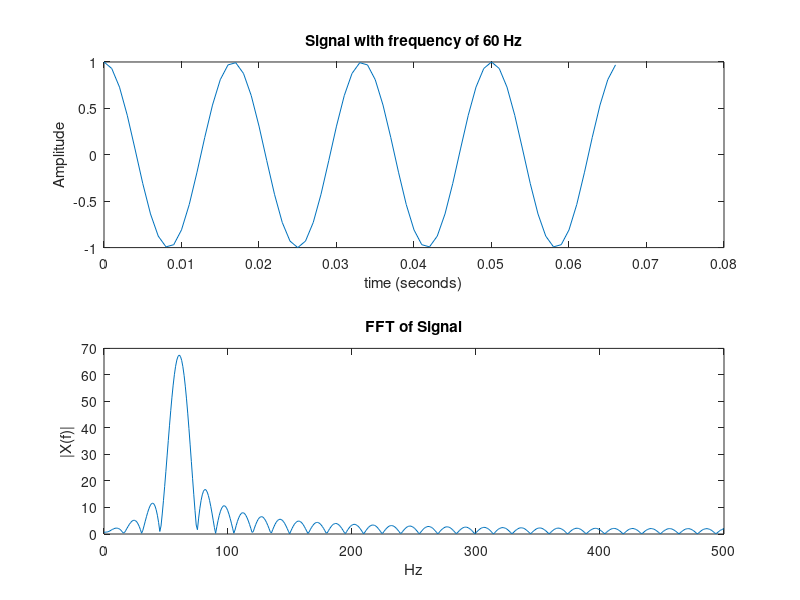

This chart was generated by the following MATLAB code: (Note: this script raises an error after producing the figure.)
% FFT Algorithm Based Trading
% author: Christopher Hansen
% date: 11/22/22
% This program is currently under development. The goal is to design a
% trading algorithm that will make trades based on the Fourier Transform of
% certain stock data. 

%% How the FFT Works
clear; clc;
f = 60; % 60 Hz 
T = 1/f; % Period of our signal
Fs = 1000;% % 1k samples/second
Ts = 1/Fs; % Time difference between samples
t = 0:Ts:4*T; % time vector
x = cos(2*pi*f*t); % Sinusoid with frequency of 60 Hz
subplot(2,1,1); plot(t,x); % Plot a few periods of our signal 
title(sprintf('Signal with frequency of %i Hz',f));
xlabel('time (seconds)'); ylabel('Amplitude');
% As the time vector increases, the closer our fft becomes to the FT of our
% signal

N = 1024; % A higher value for N will produce a finer resolution 
% Note that the fft is most efficient when N is a power of 2.
X = abs(fft(x,N)); X = 2*X(1,1:N/2); % Compute the single sided fft
f_w = linspace(0,0.5,N/2)*Fs; % Generate the frequency axis 
subplot(2,1,2); plot(f_w,X) % Plot the fourier transform
title('FFT of Signal'); xlabel('Hz'); ylabel('|X(f)|');
%% Developing Foundation for FFT computing on a large scale
clear; clc;
N = 2^16; % Number of points in the fft
Fs = 1/60; % sampling frequency in Hz
Ts = 1/Fs; % time difference between samples (seconds)
t = 0:Ts:dayToSec(5); % time vector for 5 days
f = 1/dayToSec(2); % Freqency of 1 period every half day
data_stream = cos(2*pi*f*t); % dummy data stream
H = abs(fft(data_stream,N)); H = 2*H(1,1:N/2);
f_w = linspace(0,0.5,N/2)*Fs; % Hz (1/s)

% Plot the dummy data
subplot(2,1,1); plot(secToDay(t),data_stream);
title(sprintf('(Dummy) Stock Data Price - Known Period of %2.2f days',secToDay(1/f)));
xlabel('Days'); ylabel('Price');

% Plot the Fourier Transform of dummy data
subplot(2,1,2); plot(1./secToDay(1./f_w),H);
title('Fourier Transform of Stock Data Price');
xlabel('Periods per Days'); ylabel('Amplitude');

%%  === Obtaining the historical data ===
% Technically, the provided data has a resolution of 1 day, however, I want
% to develop the algorithm for a finer resolution, so I am going to assume
% the resolution is 1 minute. Therefore, the "sampling frequency" is 60s or
% 1 minute. 
clear; clc;
hist_data = readmatrix("qqq.csv"); % grab historical data
hist_data = flip(hist_data);
% below are the indexes of the columns in the hist_data variable
% associated with the specific data
date_ind = 1;   % index for the dates of prices in hist_data
close_ind = 2;  % index for the closing value of prices in hist_data
volume_ind = 3; % index for the volume of trades in hist_data
open_ind = 4;   % index for the opening value of prices in hist_data

% The algorithm will need to run in pseudo-real time, so we cannot take the
% fft over the whole data set. 
% 1) Let's assume we are going to start at the forefront of the datastream
% 2) We are not going to continuously compute the fft, as the fund will
% have a capital of less than $25,000, so we will be limited on how many
% trades we can make anyway. 
% 3) My first approach is to compute the fft every hour, or every (60) 1
% minute intervals. 
% 4) We will start with just getting data, appending it to our growing
% historical data set, and performing analysis on that data set once an
% hour. 

N = 2^16; % Number of points in the fft
Ts = dayToSec(1); % time difference between samples (seconds)
Fs = 1/Ts; % sampling frequency in Hz
startSample = 1; %secToDay(2*10^8); 
endSample = length(hist_data(:,1));
data_stream = hist_data(startSample:endSample,close_ind);
t = 1:Ts:length(data_stream)*Ts;
subplot(2,1,1); plot(secToDay(t),data_stream);
title(sprintf('Stock Price of QQQ over Time (resolution of %2.2f day(s))',secToDay(Ts)));

H = abs(fft(data_stream,N))'; H = 2*H(1,1:N/2);
f_w = linspace(0,0.5,N/2)*Fs; % Hz (1/s)
% Plot the Fourier Transform of dummy data
subplot(2,1,2); plot(1./secToDay(1./f_w),H);
title('Fourier Transform of Stock Data Price');
xlabel('Periods per Days'); ylabel('Amplitude');

% Ok, so we have large components at the low frequencies due to the 
% gradual, general increase over time. This can be taken care of using a
% high pass filter. We are looking to make trades within one to two weeks,
% so we need to focus on these higher frequencies. 
% For a trade to occur a buy and sell must happen. The goal is to buy low
% and sell high, so a stock would be purchased at time = 0, and a sell at
% time = T/4 (for a sin shaped stock "signal"). We are looking to perform
% trades within a day or two, so Tmax = 1 or 2 days/period. So, I will
% design a high pass filter that will cut off the lower frequencies with a T
% greater than 5 days/period (1 trading week).

Tcutoff = dayToSec(60); 
Fcutoff = 1/Tcutoff;
filteredData = highpass(data_stream,Fcutoff,Fs);
figure; subplot(2,1,1); plot(t,filteredData);
title(sprintf('High Pass Filtered Stock Price of QQQ over Time (resolution of %2.2f day(s))',secToDay(Ts)));

Hfiltered = abs(fft(filteredData,N))'; Hfiltered = 2*Hfiltered(1,1:N/2);
% Plot the Fourier Transform of dummy data
subplot(2,1,2); plot(1./secToDay(1./f_w),Hfiltered);
title('Fourier Transform of High Pass Filtered Stock Data Price');
xlabel('Periods per Days'); ylabel('Amplitude');

% Now that we have the filtered data, we can extract the frequencies with
% the highest magnitude from the FFT aka, the frequencies with the "most
% influence" on the stock price signal.
[~, idealIndex] = max(Hfiltered); % This will return the index of the frequency with the highest magnitude in the FFT
idealT = 1./secToDay(1./f_w(1,idealIndex));
fprintf('The Ideal Trading Frequency is %2.4f periods per day, aka\n',idealT);
fprintf('A time period of %2.4f days per period. \n',1/idealT);

% Let's simulate with the a priori data
clc; 
initialCapital = 1000; % Initial Investment
fprintf("Initial Capital is: $%10.2f \n", initialCapital);
idealF = 1/idealT; % Ideal trading frequency in days per period 
dataStream = data_stream; % We are just going to use the closing value of the stock for simplicity
time = 1:Ts:length(dataStream)*Ts; % time vector
[~, startingIndex] = min(dataStream(1:round(idealF/secToDay(Ts)),1)); % Buy Low!
N_hold = round(idealF*dayToSec(Fs)/4); % Number of stock samples to hold between trades
buy = 1; % variable to keep track if buying or selling
currentCapital = initialCapital; % current amount of capital
sharesHeld = 0; % number of shares held
liquidity = initialCapital; % track liquidity
numTradeDays = length(data_stream); % number of trading days
%close all;
figure; plot(1:numTradeDays,dataStream(1:numTradeDays,1));
%plot(time,dataStream);
hold on;
for i = startingIndex:N_hold:numTradeDays
    pricePerShare = dataStream(i,1);
    if buy == 1
        % buy shares
        sharesHeld = liquidity/pricePerShare;
        liquidity = liquidity - sharesHeld*pricePerShare; % move liquidity to shares capital
        buy = 0;
        xline(i,'--g');
    else  
        % sell shares
        liquidity = liquidity + sharesHeld*pricePerShare; % move shares capital to liquidity
        sharesHeld = 0;
        buy = 1;
        xline(i,'--r');     
    end
    currentCapital = liquidity + sharesHeld*pricePerShare;
    fprintf('Current Liquidity = $%6.2f \n',liquidity);
    fprintf('Current Fund Capital = $%6.2f \n',sharesHeld*dataStream(i,1));
    fprintf('Current Capital = $%6.2f \n\n',currentCapital);
end
finalCapital = currentCapital;
fprintf("Final Capital is: $%10.2f \n", finalCapital);
capitalGain = finalCapital - initialCapital;
fprintf("Net Change is: $%10.2f \n", capitalGain);
fprintf("Percentage: %10.2f %% \n\n\n",100*capitalGain/initialCapital);

